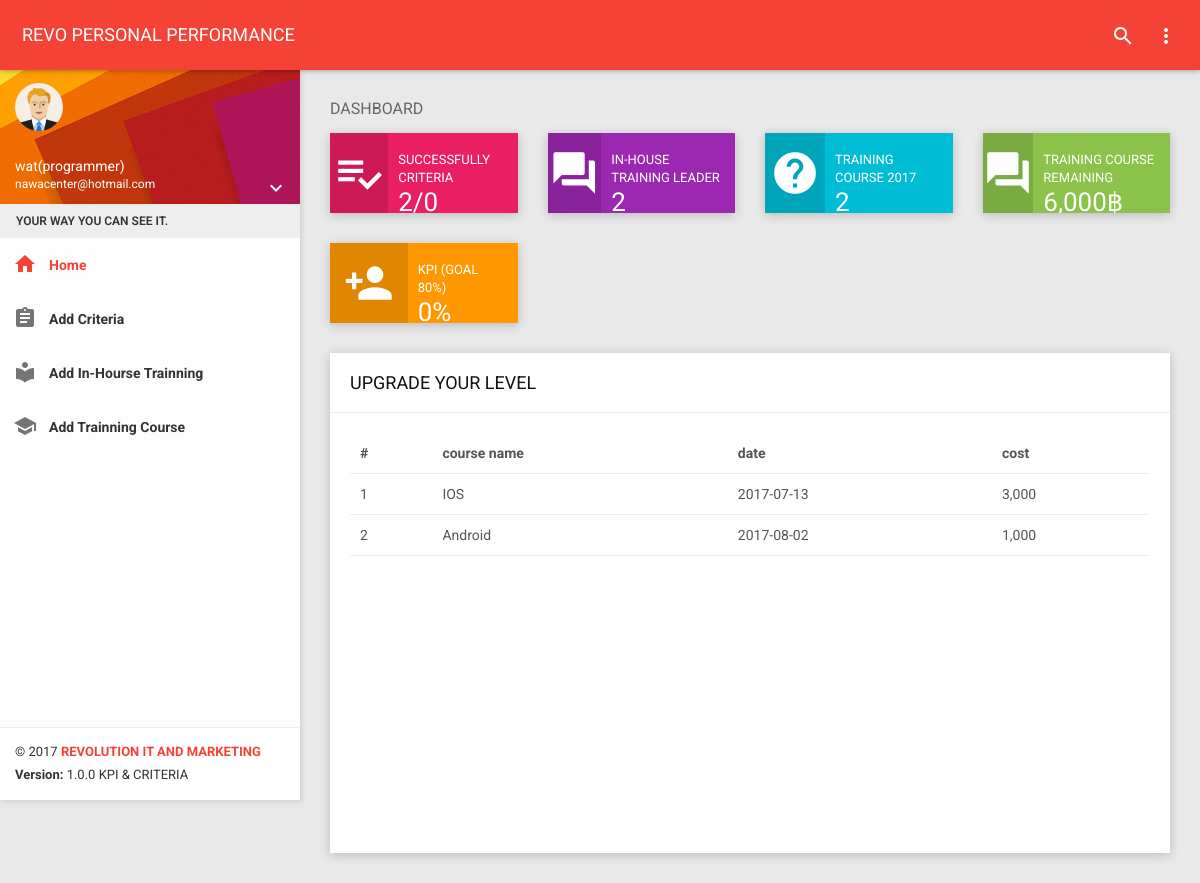
Screenshot of /dashboard.php?page=list_training_course (signed in) with the database file from the repository.
### tables this page shows
CREATE TABLE `train_course` (
  `train_course_id` int(6) NOT NULL,
  `train_course_name` varchar(200) DEFAULT NULL,
  `employee_id` int(4) DEFAULT NULL,
  `train_course_cost` int(4) DEFAULT NULL,
  `train_course_day` date DEFAULT NULL
);

### controller/dashboard.php (called while the page is built, shortened)
<?php
require_once("class/trainning.php");
$obj_trainning= new trainning;
 ?>

### controller/class/database.php (called while the page is built, shortened)
<?php
Class MyDatabase
{
  function MyDatabase()
  {
    $server="localhost";
    $user="root";
    $pass="000000";
    $database="kpi";
    $this->con=mysqli_connect($server,$user,$pass,$database);
  }
  function fncSelectRecord($strCondition)
  {
      $strSQL = "$strCondition";
      $objQuery =mysqli_query($this->con,$strSQL);
      if(!$objQuery){
        $num_rows =0;
      }else{
        $num_rows = mysqli_num_rows($objQuery);
      }
      $rowResult = array();
      if ($num_rows>0) {
        while($row =mysqli_fetch_assoc($objQuery)){
        $rowResult[] = $row;
      }
  }
    return   $rowResult;
  }
}
 ?>

### controller/class/trainning.php (called while the page is built, shortened)
<?php
require_once("database.php");
class trainning
{
public function listTrainningCourse()
{
  $year=date("Y");
  $employee_id = $_SESSION['employee_id'];
  $clsMyDB = new MyDatabase();
  $sqlCondition = "SELECT *  FROM train_course WHERE employee_id ='$employee_id' and year(train_course_day)='$year'";
  $objSelect = $clsMyDB->fncSelectRecord($sqlCondition);
  if(!$objSelect)
  {
  $data="No data";
  }
  else{
  $data=$objSelect;
  }
  return $data;
}
}
 ?>

### list_training_course.php (the view)
<?php
$data_list_trainning_course=$obj_trainning->listTrainningCourse();
$totaldata=count($data_list_trainning_course);
if($totaldata>0){
 ?>
 <div class="header">
     <h2>UPGRADE YOUR LEVEL</h2>
 </div>
 <div class="body">
  <div class="table-responsive">
      <table class="table table-hover dashboard-task-infos">
          <thead>
              <tr>
                  <th>#</th>
                  <th>course name</th>
                  <th>date</th>
                  <th>cost</th>
              </tr>
          </thead>
          <tbody>
          <?php
          for ($i=0; $i <$totaldata ; $i++) {
            ?>
            <tr>
                <td><?= ($i+1) ?></td>
                <td><?=$data_list_trainning_course[$i]["train_course_name"]?></td>
                <td><?=$data_list_trainning_course[$i]["train_course_day"]?></td>
                <td><div class="number"><?=number_format($data_list_trainning_course[$i]["train_course_cost"])?></div></td>
            </tr>
            <?php
          }
?>
          </tbody>
      </table>
  </div>
   </div>
  <?php
}else{
  echo "no data";
}
   ?>

### rows the page displays
train_course: train_course_name "IOS", train_course_day "2017-07-13", train_course_cost "3,000"
train_course: train_course_name "Android", train_course_day "2017-08-02", train_course_cost "1,000"

### other values shown
$_SESSION['name'] "wat(programmer)"
$_SESSION['username'] "nawacenter@hotmail.com"
$data_criteria "2"
$data_criteria_all "0"
$data_count_in_house "2"
$data_count_trainning_course "2"
$data_trainning_remaining "6,000"
$data_kpi "0"
